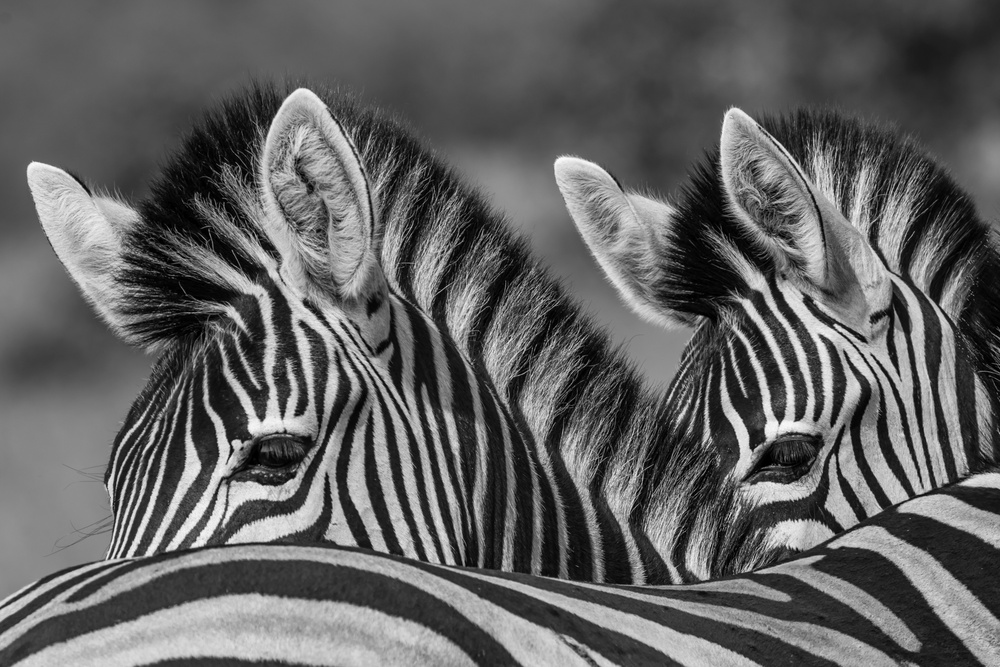
%> input picture LAB07/Dia.jpg, 1000 x 667 px, shrunk from 4300 x 2867 before the run
$ octave OpeningandClosing.m   (GNU Octave 9; MATLAB toolbox functions it lacks are replaced by stand-ins)
%> lines starting %> are read from the running program, lines starting %| are printed output that depends on the picture; in (x1, y1, x2, y2) boxes, pixels count from 0 and x2, y2 are one past the last pixel; in counts of white or black regions, pixels touching at a corner belong together; the program's own positions count from 1
% Read the input image
img = imread('C:\Users\CSELAB-2\Desktop\LAB07\Dia.jpg'); % Replace with your image file
%> img is the input picture: size 667x1000x3 uint8; min 0, max 253, mean 97.6

% Convert to grayscale if it's a color image
if size(img, 3) == 3
    img = rgb2gray(img);
%> img: size 667x1000 uint8
end

% Convert to binary image
bw = imbinarize(img);
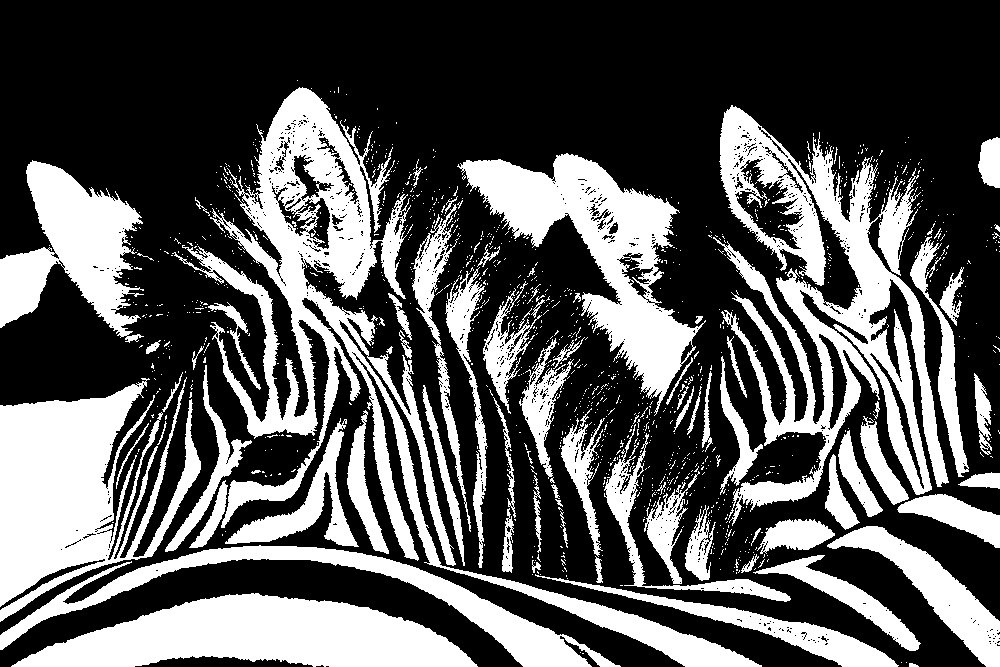
%> bw: size 667x1000 logical; 34.6% white; 1311 white regions (1227 under 20 px), largest, box (x1, y1, x2, y2) and area: (172, 87, 762, 667) 40625, (713, 105, 949, 526) 32930, (0, 377, 201, 622) 25104

% Define a structuring element
se = strel('disk', 5); % You can change the size and shape

% Perform opening
opened_image = imopen(bw, se);
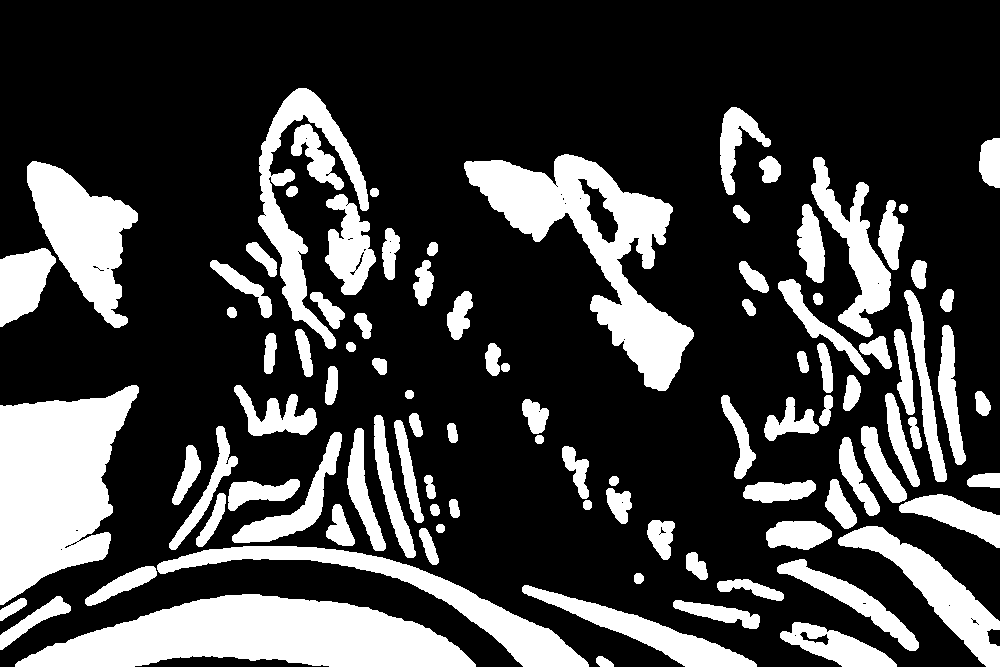
%> opened_image: size 667x1000 logical; 25.6% white; 98 white regions, largest, box (x1, y1, x2, y2) and area: (15, 594, 476, 667) 21395, (0, 385, 139, 605) 19744, (464, 154, 694, 391) 17350

% Perform closing
closed_image = imclose(bw, se);
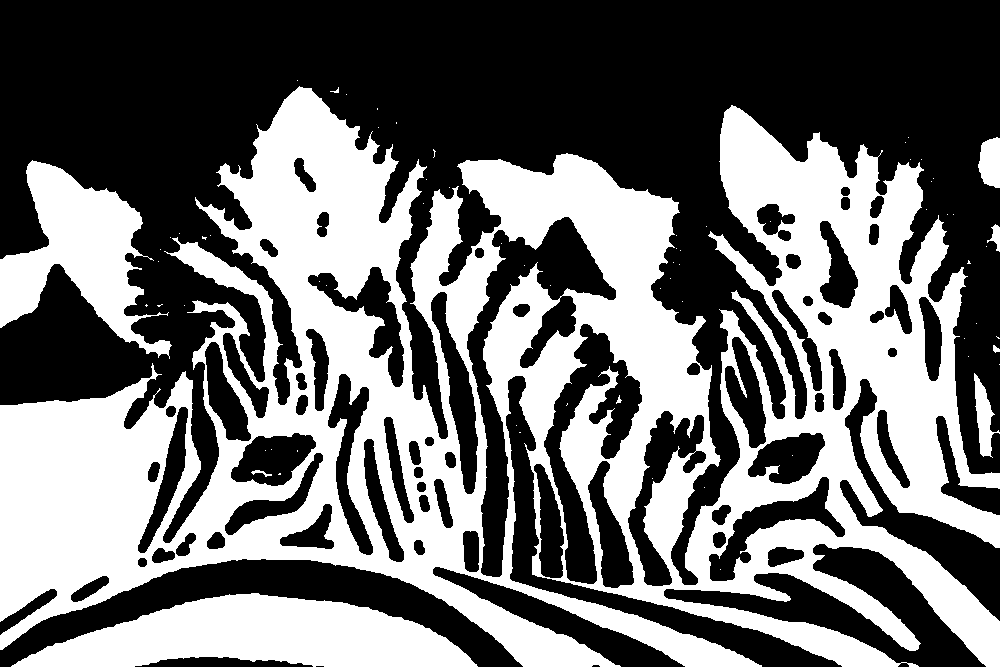
%> closed_image: size 667x1000 logical; 43.6% white; 70 white regions (60 under 20 px), largest, box (x1, y1, x2, y2) and area: (0, 86, 1000, 667) 252179, (11, 593, 478, 667) 21595, (0, 160, 172, 359) 14577

% Display the original and processed images
figure;
subplot(1, 3, 1);
imshow(bw);
title('Original Binary Image');

subplot(1, 3, 2);
imshow(opened_image);
title('Opened Image');

subplot(1, 3, 3);
imshow(closed_image);
title('Closed Image');
